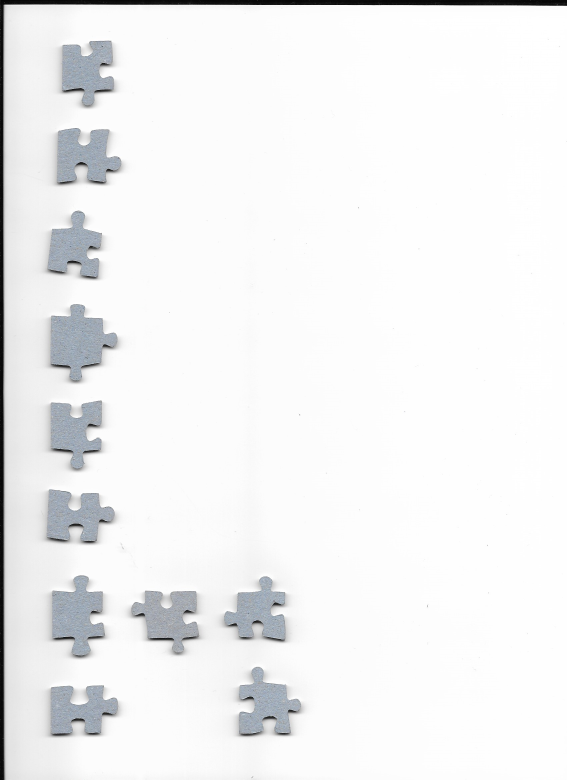
#> input picture other/puzzle python/images/reverse-separated.png, 1700 x 2338 px, found by its file name (shown at 1/3 size)
$ python separate_images.py
#> lines starting #> are read from the running program, lines starting #| are printed output that depends on the picture
### other/puzzle python/myfunctions.py
from PIL import ImageDraw
from PIL import Image

# mode: 0 normal, 1 overflood (fills 1 pixel around), 2 only borders
def floodfill(image, pixel_pos, fill_color = (255,0,255), tolerance = 0.2, mode = 0):
	width,height = image.size
	if (pixel_pos[0] < 0 or pixel_pos[1] < 0 or pixel_pos[0] >= width or pixel_pos[1] >= height):
		print("Error: Pixel position is out of the image.")
		return

	min_x = pixel_pos[0]
	min_y = pixel_pos[1]
	max_x = pixel_pos[0]
	max_y = pixel_pos[1]
	selected_color = image.getpixel(pixel_pos)
	queued = [pixel_pos]
	filled_pixels = []
	done_pixels = []
	for i in range(width):
		done_pixels.append([0] * height)

	done_pixels[pixel_pos[0]][pixel_pos[1]] = True
	number_done = 0
	while (len(queued) > 0):
		pos = queued.pop(0)
		return_val = floodfill_call(image, pos, selected_color, fill_color, tolerance, mode)
		if return_val == 0:
			if pos[0] < min_x:
				min_x = pos[0]
			elif pos[0] > max_x:
				max_x = pos[0]
			if pos[1] < min_y:
				min_y = pos[1]
			elif pos[1] > max_y:
				max_y = pos[1]
			filled_pixels.append(pos)

			next_pixels = [
				(pos[0], pos[1] - 1),
				(pos[0] + 1, pos[1]),
				(pos[0], pos[1] + 1),
				(pos[0] - 1, pos[1])
			]
			for pixel in next_pixels:
				if not(pixel[0] < 0 or pixel[1] < 0 or pixel[0] >= width or pixel[1] >= height):
					if done_pixels[pixel[0]][pixel[1]] != True:
						queued.append(pixel)
					done_pixels[pixel[0]][pixel[1]] = True
		elif return_val == 1:
			filled_pixels.append(pos)
		number_done += 1
		# print("Done: " + str(number_done) + "; Queued: " + str(len(queued)))
		if number_done > width * height:
			break
	return (image,(min_x,min_y,max_x,max_y),filled_pixels)

def floodfill_call(image, pixel_pos, selected_color, fill_color, tolerance, mode):
	pixel_color = image.getpixel(pixel_pos)

	for i in range(3):
		c = selected_color[i]
		t = 255 * tolerance
		if not(pixel_color[i] <= c + t):#not(pixel_color[i] >= c - t and pixel_color[i] <= c + t):
			if mode == 1:
				image.putpixel(pixel_pos, fill_color)
				return 1
			elif mode == 2:
				image.putpixel(pixel_pos, fill_color)
				return 2
			return -1

	if mode == 0 or mode == 1:
		image.putpixel(pixel_pos, fill_color)
	return 0

def fillborders(image, pixel_pos, filled_pixels, fill_color = (255,0,255)):
	width,height = image.size
	if (pixel_pos[0] < 0 or pixel_pos[1] < 0 or pixel_pos[0] >= width or pixel_pos[1] >= height):
		print("Error: Pixel position is out of the image.")
		return

	min_x = pixel_pos[0]
	min_y = pixel_pos[1]
	max_x = pixel_pos[0]
	max_y = pixel_pos[1]
	selected_color = image.getpixel(pixel_pos)
	queued = [pixel_pos]
	new_filled_pixels = []
	done_pixels = []
	for i in range(width):
		done_pixels.append([0] * height)

	done_pixels[pixel_pos[0]][pixel_pos[1]] = True
	number_done = 0
	while (len(queued) > 0):
		pos = queued.pop(0)
		# if image.getpixel(pos) != selected_color:
		# 	print(image.getpixel(pos))
		return_val = fillborders_call(image, pos, filled_pixels, selected_color, fill_color)
		if return_val == 0:
			if pos[0] < min_x:
				min_x = pos[0]
			elif pos[0] > max_x:
				max_x = pos[0]
			if pos[1] < min_y:
				min_y = pos[1]
			elif pos[1] > max_y:
				max_y = pos[1]

			next_pixels = [
				(pos[0], pos[1] - 1),
				(pos[0] + 1, pos[1]),
				(pos[0], pos[1] + 1),
				(pos[0] - 1, pos[1])
			]
			for pixel in next_pixels:
				if not(pixel[0] < 0 or pixel[1] < 0 or pixel[0] >= width or pixel[1] >= height):
					if done_pixels[pixel[0]][pixel[1]] != True:
						queued.append(pixel)
					done_pixels[pixel[0]][pixel[1]] = True
		number_done += 1
		# print("Done: " + str(number_done) + "; Queued: " + str(len(queued)))
		if number_done > width * height:
			break
	return (image,(min_x,min_y,max_x,max_y),new_filled_pixels)

def fillborders_call(image, pixel_pos, filled_pixels, selected_color, fill_color):
	pixel_color = image.getpixel(pixel_pos)
	if pixel_color != selected_color:
		return -1

	neighbours = [
		(pixel_pos[0], pixel_pos[1] - 1),
		(pixel_pos[0] + 1, pixel_pos[1]),
		(pixel_pos[0], pixel_pos[1] + 1),
		(pixel_pos[0] - 1, pixel_pos[1])
	]
	for neighbour in neighbours:
		flag = -1
		for filled_pixel in filled_pixels:
			if filled_pixel == neighbour:
				flag = True
				break
		neighbour_color = image.getpixel(neighbour)
		if not(flag) and neighbour_color != selected_color:
			image.putpixel(pixel_pos, fill_color)
			index = 0
			# [5 lines of commented-out code are left out]
			return 0

	return 0

### other/puzzle python/separate_images.py
from builtins import input
# from time import time
from myfunctions import *

red_fact = 4
# starting_time = time()

picture = Image.open(r'C:\\Users\\oscar\\Desktop\\#Oscar\\Programmation\\puzzle python\\images\\reverse-separated.png')
#> picture is the input picture: PIL image 1700x2338 RGB; mean R, G, B 240.9, 241.4, 242
width,height = picture.size
#> width = 1700; height = 2338
picture.thumbnail((width / red_fact, height / red_fact))
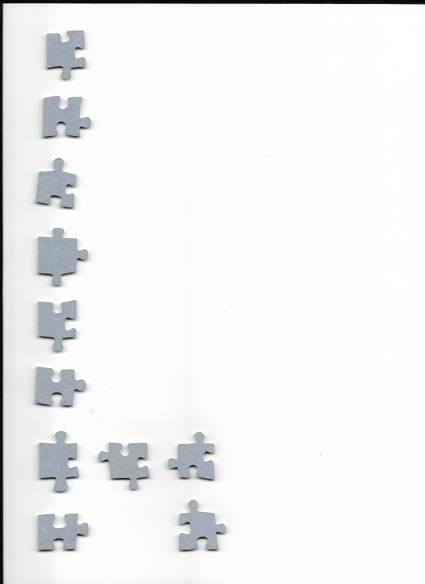
#> picture: PIL image 425x584 RGB; mean R, G, B 241, 241.5, 242.1
width,height = picture.size
#> width = 425; height = 584
pieces = []

def detour_piece(image,x,y):
	i,j = x,y
	# [4 lines of commented-out code are left out]
	(image,(min_x,min_y,max_x,max_y),filled_pixels) = floodfill(image, (x,y), (255,0,255), 0.1, 1)
	(image,(min_x,min_y,max_x,max_y),filled_pixels) = fillborders(image, (x,y), filled_pixels, (0,0,255))
	(image,(min_x,min_y,max_x,max_y),filled_pixels) = fillborders(image, (x,y), filled_pixels, (0,0,255))
	crop_x = max(0, min_x - 2)
	crop_y = max(0, min_y - 2)
	crop_width = min(width, max_x + 2)
	crop_height = min(height, max_y + 2)
	cropped_image = image.crop((crop_x,crop_y,crop_width,crop_height))
	cropped_image.save('images\\cropped\\' + str(len(pieces)) + '.png')
	pieces.append([min_x,min_y,max_x,max_y])
	return image

bg_threshold = 175
step = int(min(width / 25, height / 25))
#> step = 17
x = step
#> x = 17
y = step
#> y = 17
while x < width:
	while y < height:
		pixel_color = picture.getpixel((x,y))
		color_average = (pixel_color[0] + pixel_color[1] + pixel_color[2]) / 3
		if (color_average < bg_threshold):
			if len(pieces) > 0:
				flag = True
				for piece in pieces:
					if (x >= piece[0] and x <= piece[2]) and (y >= piece[1] and y <= piece[3]):
						flag = False
						break
				if flag:
					picture = detour_piece(picture,x,y)
			else:
				picture = detour_piece(picture,x,y)
		y += step
	y = step
	x += step
#> this loop made 24 passes
#> pass 3, in detour_piece, `cropped_image = image.crop((crop_x,crop_y,crop_width,crop_height))`:
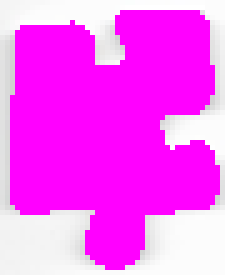
#> cropped_image: PIL image 45x55 RGB (shown 5 times larger); mean R, G, B 250.3, 88, 250.3
#> pass 3, in detour_piece (call 2), `cropped_image = image.crop((crop_x,crop_y,crop_width,crop_height))`:
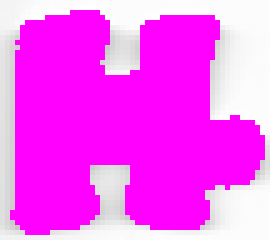
#> cropped_image: PIL image 54x48 RGB (shown 5 times larger); mean R, G, B 249.4, 87.8, 249.3
#> after the loop:
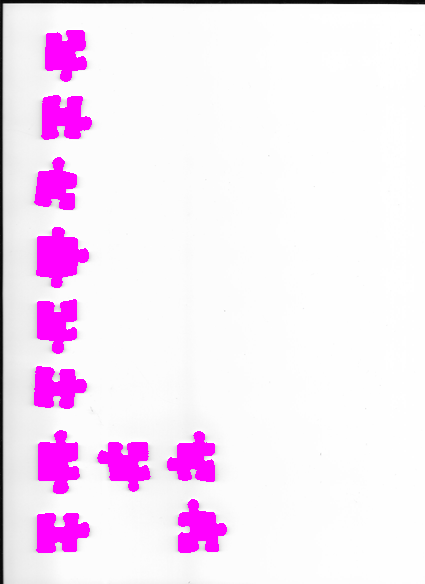
#> picture: PIL image 425x584 RGB; mean R, G, B 247.6, 229.1, 247.6

# print("Time taken with reduction = " + str(red_fact) + ": " + str(time() - starting_time))
picture.show()
picture.save('results\\result_separate.png')
